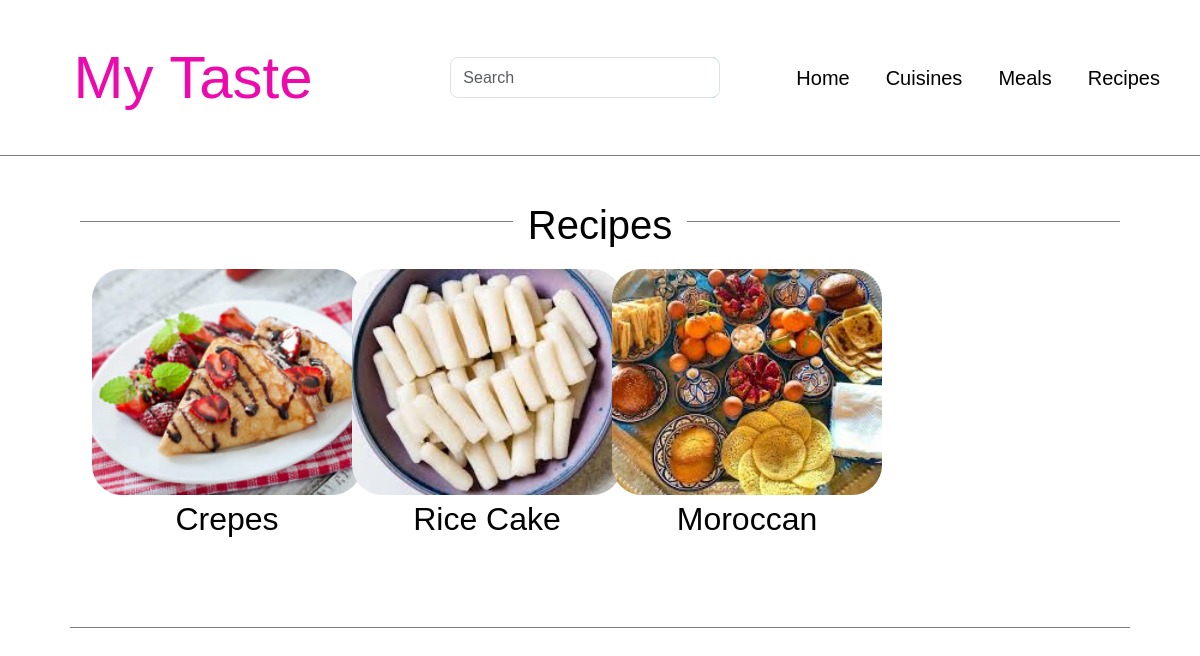
Page /pages/meal.php?name=Breakfast on the committed database.
### tables this page shows
CREATE TABLE `recipes` (
  `id` int(11) NOT NULL,
  `name` text NOT NULL,
  `description` text NOT NULL,
  `prepararion_time` time NOT NULL,
  `ingredients` text NOT NULL,
  `instructions` text NOT NULL,
  `time` text NOT NULL,
  `image` text NOT NULL,
  `country` text NOT NULL
);

### pages/meal.php (the view, shortened to what this page needs)
<!DOCTYPE html>
<html>
<head>
	<link href="https://fonts.cdnfonts.com/css/leckerli-one" rel="stylesheet">
	<link href="https://fonts.cdnfonts.com/css/metal-mania" rel="stylesheet">
    <link href="https://cdn.jsdelivr.net/npm/bootstrap@5.3.3/dist/css/bootstrap.min.css" rel="stylesheet">
    <link rel="stylesheet" type="text/css" href="../styles.css">
</head>
<body>
	<nav class="navbar navbar-expand-lg sticky-top">
	  <div class="container-fluid">
	    <div class="collapse navbar-collapse row" id="navbarTogglerDemo01">
	      <a class="navbar-brand col index" href="../index.php">My Taste</a>
	      <form class="d-flex col" role="search" action="search.php" method="get">
	        <input class="form-control me-2 " name="q" type="search" placeholder="Search" aria-label="Search">
	      </form>
	      <ul class="navbar-nav me-auto mb-2 mb-lg-0 col">
	        <li class="nav-item">
	          <a class="nav-link active" aria-current="page" href="../index.php">Home</a>
	        </li>
	        <li class="nav-item">
	          <a class="nav-link active" aria-current="page" href="cuisines.php">Cuisines</a>
	        </li>
	        <li class="nav-item">
	          <a class="nav-link active" aria-current="page" href="../index.php">Meals</a>
	        </li>
	        <li class="nav-item">
	          <a class="nav-link active" aria-current="page" href="recipes.php">Recipes</a>
	        </li>
	      </ul>
	    </div>
	  </div>
	</nav>
	<div id="content" align="center">
		<section class="sec" id="recipes">
			<div class="line row" id="before">
				<div class="divider col" id="short"></div>
				<h1 class="title col-2">Recipes</h1>
				<div class="divider col" id="short"></div>
			</div>
			<div class="row">
				<?php
					$cc = $_GET['name'];
					try {
				      $database = new PDO('mysql:host=localhost;dbname=my_taste','root','');
				    } catch (Exception $e) {
				      echo "ErrorCode : ". $e->getMessage();
				    }
				    $results = $database->query('SELECT * FROM recipes ');
				    while (($row = $results->fetch())){
			    		if (strtolower($cc) == $row['time']) {
			    			echo '<div class="recipe col-3">
										<a href="recipe.php?id='.$row['id'].'">
											<div class="img" id="i'.$row['id'].'"></div>
										</a>
										<h2>'.$row['name'].'</h2>
									</div>';
			    		}
				    }
				?>
			</div>
		</section>
		<div class="divider col" id="long"></div>
	</div>
</body>
</html>

### styles.css (style rules this page uses)
body { font-family: 'Metal Mania', sans-serif; background-color: #fff; }
nav .index { font-family: 'Leckerli One', sans-serif; text-align: center; font-size: 60px; color: #ED0AAD; }
nav { height: 156px; border-bottom: 1px solid #867B7B; background-color: #fff; }
nav .form-control { width: 270px; height: 41px; border-radius: 8px; position: relative; left: 10%; }
nav ul { font-size: 20px; }
nav ul li { margin-right: 20px; }
#content { margin-right: 70px; margin-left: 70px; }
#content section { margin-top: 45px; }
.sec .row { margin-right: 10px; margin-left: 10px; }
#short { height: 0px; border-bottom: 1px solid #867B7B; margin-top: 20px; width: 463px; }
#long { height: 0px; border-bottom: 1px solid #867B7B; margin-top: 45px; }
.line h1,h2 { margin-bottom: 20px; color: #000; }
.line h1 { font-size: 40px; }
#i5 { background-image: url(images/moroccan.jpg); }
#i7 { background-image: url(images/crepes.jpg); }
#i12 { background-image: url(images/rice-cake.jpg); }
#recipes .recipe .img { width: 270px; height: 226px; background-position: center; background-repeat: no-repeat; background-size: cover; border-radius: 30px; margin-bottom: 5px; }
#recipes .recipe h2 { width: 270px; height: 62px; }

### rows in the picture
recipes: shows a picture, name "Crepes"
recipes: shows a picture, name "Rice Cake"
recipes: shows a picture, name "Moroccan"
